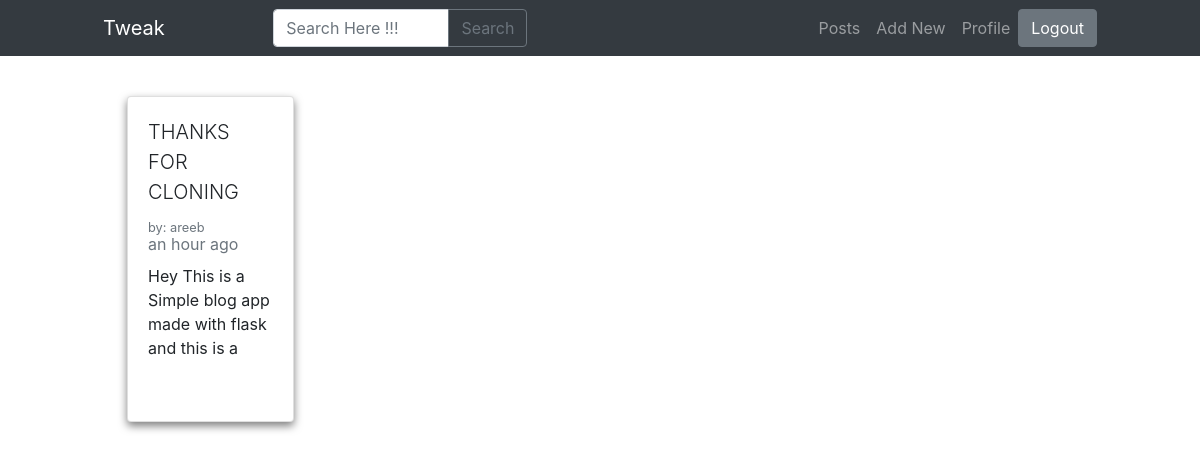
The page /posts on the database its author committed.
### app.py (models this page shows)
class Posts(db.Model):
    id = db.Column(db.Integer, primary_key=True)
    post_id = db.Column(db.String(30), nullable=False)
    post_by = db.Column(db.String(15), nullable=False)
    post_title = db.Column(db.String(80), nullable=False)
    post_body = db.Column(db.String(25000), nullable=False)
    post_created = db.Column(db.DateTime, default = datetime.utcnow)

### app.py (the view)
@app.route('/posts')
def posts():
    posts = Posts.query.order_by(desc(Posts.post_created)).all()
    return render_template('posts.html',
                            posts=posts
                            )

### filters.py (called while the page is built)
def datetimeformat(date_str):
    dt = arrow.get(date_str)
    return dt.humanize()

### templates/posts.html (shortened to what this page needs)
{% extends "base.html" %}
{% block head %}
<link href="https://unpkg.com/tailwindcss@^1.0/dist/tailwind.min.css" rel="stylesheet">
{% endblock %}
{% block header %}
<div class="inline-block">
<a href="{{ url_for('logout') }}">
  <button type="button" class="btn btn-secondary d-flex">Logout</button>
</a>
</div>
{% endblock %}
{% block body %}
<div class="container mt-16 mb-24 ">
  <div class="row">
    <div class="col-lg-10 p-0 m-0">
      <div class="container">
        <div class="row">
          {% if posts|length < 1 %}
            <h2>Nothing Posted Yet</h2>
            {% else %}
            {% for post in posts %}
            <div class="col-lg-3 m-3">
              <a href="{{ url_for('post', postid=post.post_id) }}">
                <div class="card h-100 m-2 mb-3 mt-3" style="box-shadow: 0 4px 8px 0 rgba(0, 0, 0, 0.5); ">
                  <div class="card-body" style="position:relative;">
                    <p class="card-title text-uppercase lead" style="overflow: hidden; position: relative; height: 30%;  max-height: 15ch;">
                      {{ post.post_title }}
                    </p>
                    <small class="card-subtitle mb-2 text-muted">by: {{ post.post_by }}</small>
                    <p class="card-subtitle mb-2 text-muted">{{ post.post_created | datetimeformat }}</p>
                    <a href="{{ url_for('post', postid=post.post_id) }}" >
                    <div class="card-text" style="overflow: hidden; height: 100px;"> {{ post.post_body | safe }} </div>
                    </a>
                  </div>
                </div>
              </a>
            </div>
            {% endfor %}
          {% endif %}
        </div>
      </div>
    </div>
  </div>
</div>
{% endblock %}

### templates/base.html (style rules this page uses)
a, a:hover, a:focus, a:active { text-decoration: none; color: inherit; }

### rows shown on the page
Posts: post_title "THANKS FOR CLONING", post_by "areeb", post_created "an hour ago", post_body "Hey This is a Simple blog app made with flask and this is a…"
